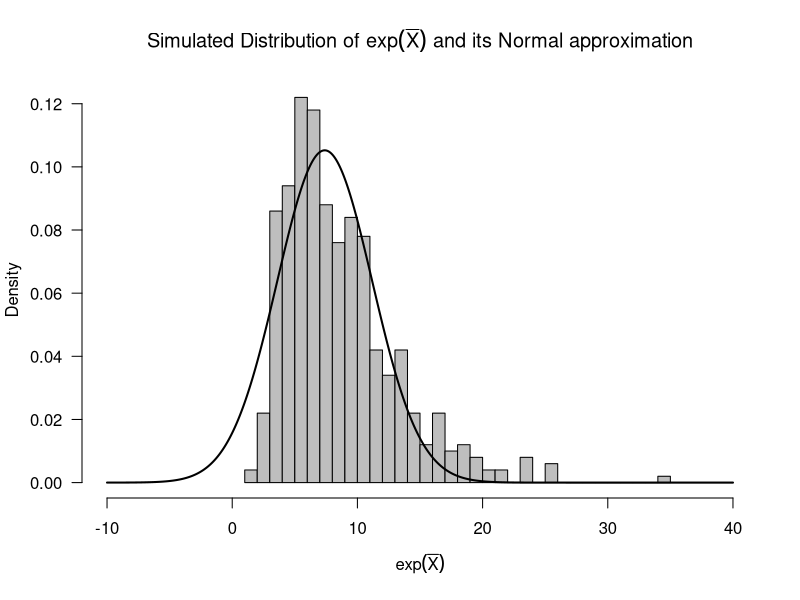
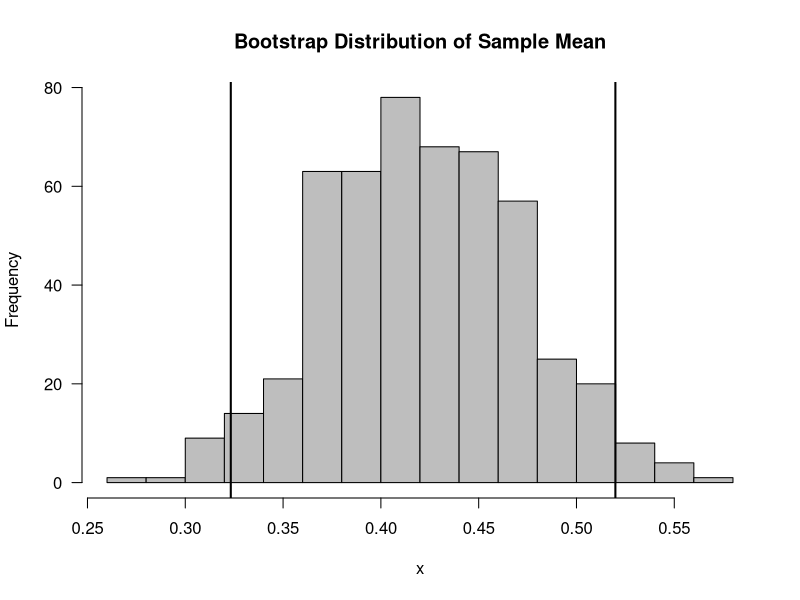

The R source for these figures, in order:
## ---- chunk 1

set.seed(5138)
R <- 500   ## number of bootstrap replications
ex <- rep(0, R)
ss <- 2
n <- 50
for(k in 1:R) {
   xx <- rlogis(n, location=2, scale=ss)
   ex[k] <- exp(mean(xx))  ## compute mean of bootstrap sample
}
tt <- seq(-10, 40, length.out=1000)
hist(ex, breaks="FD", las=1, col="grey", prob=TRUE,
     main=expression(paste("Simulated Distribution of ", exp(bar(X)), " and its Normal approximation")),
     xlab=expression(exp(bar(X))), xlim=c(-10, 40))
gg <- (exp(2)*ss*pi)/sqrt(3*n)
lines(tt, dnorm(tt, mean=exp(2), sd=gg), lwd=2)
## ---- chunk 2
set.seed(5618)
## ---- chunk 3
xx <- rexp(50, rate=2) ## data
R <- 500   ## number of bootstrap replications
boot.mean <- rep(0, R)
for(k in 1:R) {
   boot.samp <- sample(1:50, size=50, replace=TRUE)
   xx.boot <- xx[boot.samp]   ## this is the bootstrap sample
   boot.mean[k] <- mean(xx.boot)  ## this is the kth bootstrap replication
}
## ---- chunk 4
par.ci <- c(mean(xx) - 1.96*mean(xx)/sqrt(50), mean(xx) + 1.96*mean(xx)/sqrt(50))
boot.ci.sd <- c(mean(xx) - 1.96*sd(boot.mean), mean(xx) + 1.96*sd(boot.mean))
boot.ci.quant <- quantile(boot.mean, probs=c(.025, .975))
## ---- chunk 5
round(par.ci, 2)
## ---- chunk 6
round(boot.ci.sd, 2)
## ---- chunk 7
round(boot.ci.quant, 2)
## ---- chunk 8
hist(boot.mean, breaks="FD", main="Bootstrap Distribution of Sample Mean", 
     xlab="x", col="grey", las=1)
abline(v=boot.ci.quant[1], lwd=2)
abline(v=boot.ci.quant[2], lwd=2)
